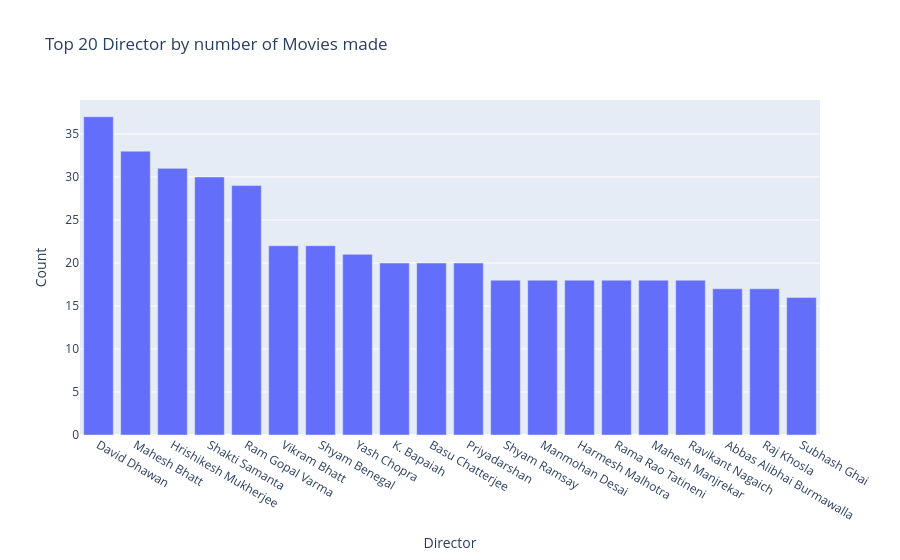

The notebook cell saved with this chart:
### Code cell
fig = px.bar(Director_Top[0:20],
             x='Director',
             y='Count',
             title = 'Top 20 Director by number of Movies made')
fig.show()

### Figure 1 — Plotly figure (JSON) as saved in the notebook; plotly's stock layout.template omitted (floating-point values rounded to 4 significant figures)
{"data": [{"hovertemplate": "Director=%{x}<br>Count=%{y}<extra></extra>", "legendgroup": "", "marker": {"color": "#636efa", "pattern": {"shape": ""}}, "name": "", "orientation": "v", "showlegend": false, "textposition": "auto", "type": "bar", "x": ["David Dhawan", "Mahesh Bhatt", "Hrishikesh Mukherjee", "Shakti Samanta", "Ram Gopal Varma", "Vikram Bhatt", "Shyam Benegal", "Yash Chopra", "K. Bapaiah", "Basu Chatterjee", "Priyadarshan", "Shyam Ramsay", "Manmohan Desai", "Harmesh Malhotra", "Rama Rao Tatineni", "Mahesh Manjrekar", "Ravikant Nagaich", "Abbas Alibhai Burmawalla", "Raj Khosla", "Subhash Ghai"], "xaxis": "x", "y": [37, 33, 31, 30, 29, 22, 22, 21, 20, 20, 20, 18, 18, 18, 18, 18, 18, 17, 17, 16], "yaxis": "y"}], "layout": {"barmode": "relative", "legend": {"tracegroupgap": 0}, "title": {"text": "Top 20 Director by number of Movies made"}, "xaxis": {"anchor": "y", "domain": [0, 1], "title": {"text": "Director"}}, "yaxis": {"anchor": "x", "domain": [0, 1], "title": {"text": "Count"}}}}
